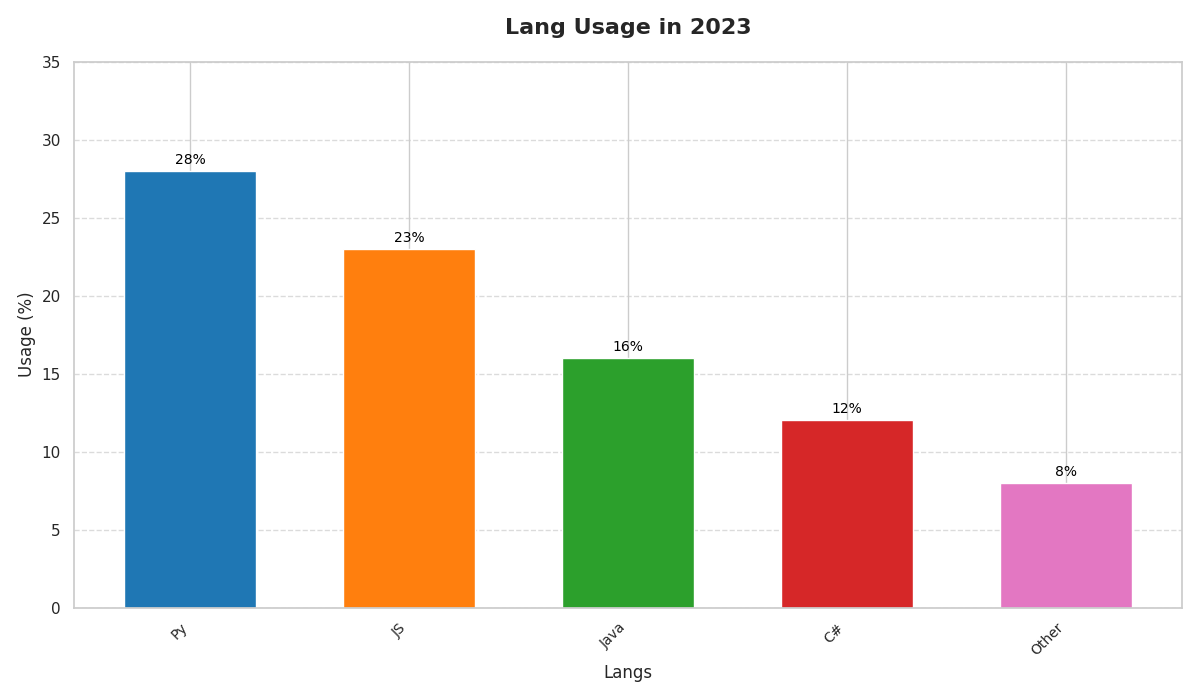

The Python source for this figure:
import matplotlib.pyplot as plt
import numpy as np

languages = ['Py', 'JS', 'Java', 'C#', 'Other']
usage_percentages = [28, 23, 16, 12, 8]

fig, ax = plt.subplots(figsize=(12, 7))
x_pos = np.arange(len(languages))
bars = ax.bar(x_pos, usage_percentages, color=['#1f77b4', '#ff7f0e', '#2ca02c', '#d62728', '#e377c2'], width=0.6)

ax.set_title("Lang Usage in 2023", fontsize=16, fontweight='bold', pad=20)
ax.set_xlabel("Langs", fontsize=12)
ax.set_ylabel("Usage (%)", fontsize=12)
ax.set_ylim(0, 35)
ax.set_xticks(x_pos)
ax.set_xticklabels(languages, rotation=45, ha='right', fontsize=10)
ax.yaxis.grid(True, linestyle='--', alpha=0.7)

for bar in bars:
    height = bar.get_height()
    ax.annotate(f'{height}%', 
                xy=(bar.get_x() + bar.get_width() / 2, height),
                xytext=(0, 3),
                textcoords="offset points",
                ha='center', va='bottom', fontsize=10, color='black')

plt.tight_layout()
plt.show()
